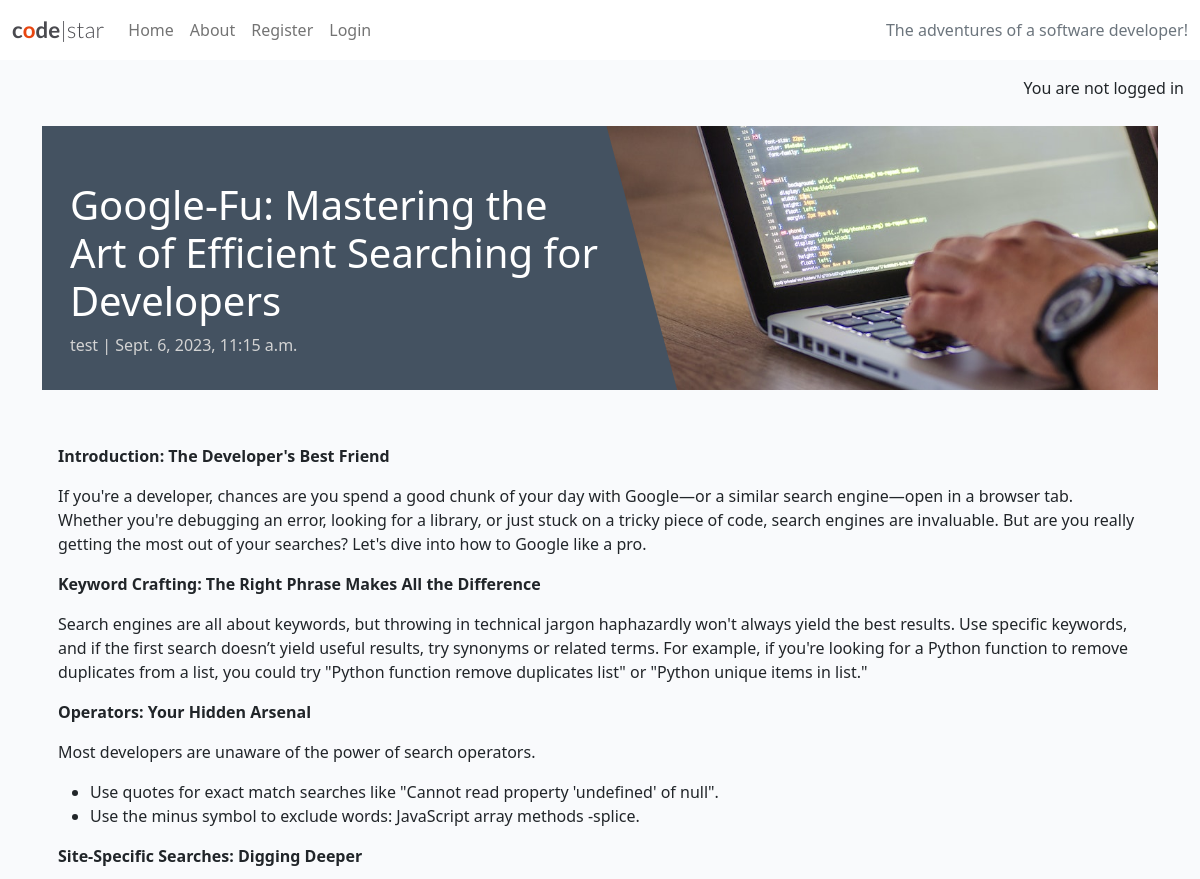
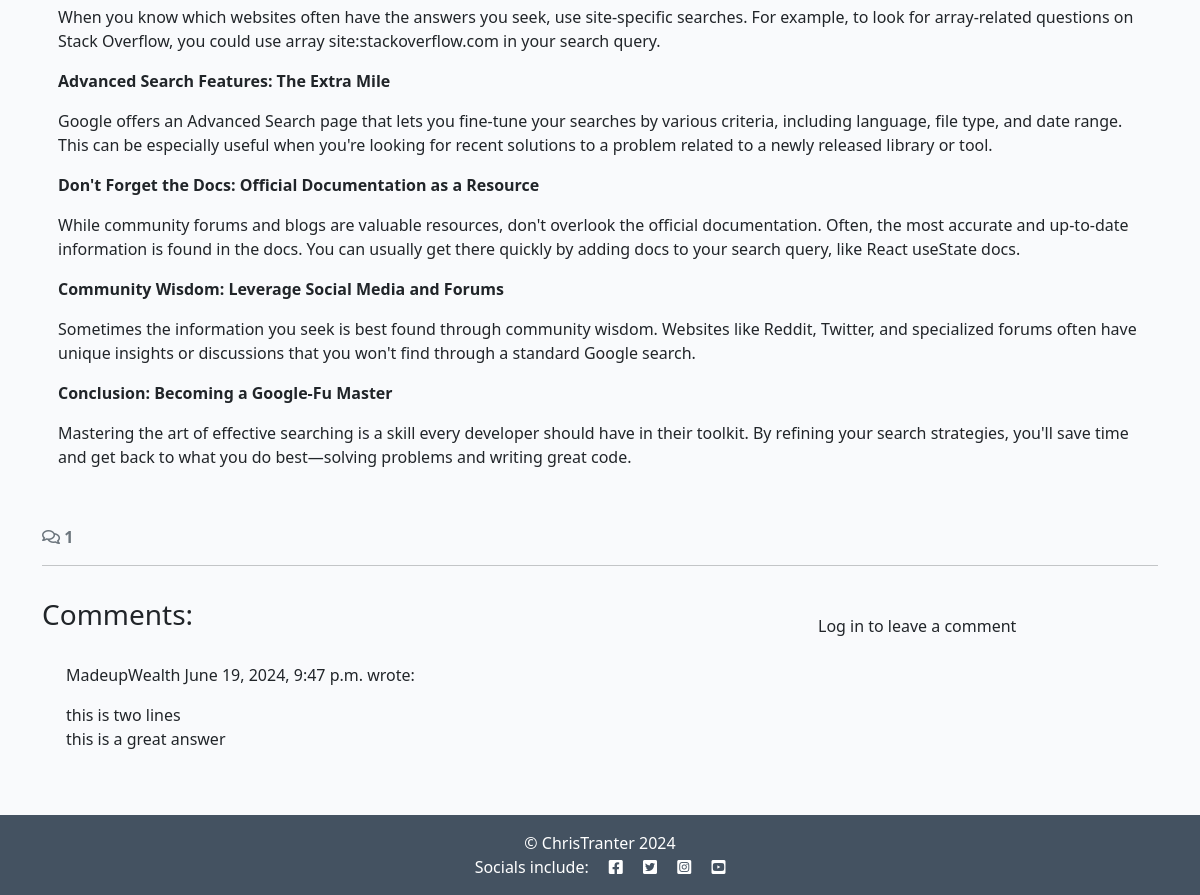
Screenshot of /google-fu-mastering-the-art-of-efficient-searching-for-developers/ with the database file from the repository (2 pictures, top to bottom).
### blog/models.py (models this page shows, shortened)
class Post(models.Model):
    title = models.CharField(max_length=200, unique=True)
    slug = models.SlugField(max_length=200, unique=True)
    author = models.ForeignKey(User, on_delete=models.CASCADE, related_name="blog_posts")
    content = models.TextField()
    created_on = models.DateTimeField(auto_now_add=True)
    status = models.IntegerField(choices=STATUS, default=0)
    excerpt = models.TextField(blank=True)
    updated_on = models.DateTimeField(auto_now=True)
    class Meta:
        ordering = ["-created_on"]

class Comment(models.Model):
    post = models.ForeignKey(Post, on_delete=models.CASCADE, related_name="comments")
    author = models.ForeignKey(User, on_delete=models.CASCADE, related_name="commenter")
    body = models.TextField()
    approved = models.BooleanField(default=False)
    created_on = models.DateTimeField(auto_now_add=True)
    class Meta:
        ordering = ["created_on"]

### blog/views.py (the view, shortened to what this page needs)
# urls.py: path('<slug:slug>/', views.post_detail, name='post_detail'),
def post_detail(request, slug):
    queryset = Post.objects.filter(status=1)
    post = get_object_or_404(queryset, slug=slug)
    comments = post.comments.all().order_by("-created_on")
    comment_count = post.comments.filter(approved=True).count()
    comment_form = CommentForm()
    return render(
        request,
        "blog/post_detail.html",
        {
            "post": post,
            "comments": comments,
            "comment_count": comment_count,
            "comment_form": comment_form,
        },
    )

### blog/templates/blog/post_detail.html (shortened to what this page needs)
{% extends 'base.html' %} {% block content %}
{% load static %}
{% load crispy_forms_tags %}
<div class="masthead">
    <div class="container">
        <div class="row g-0">
            <div class="col-md-6 masthead-text">
                <h1 class="post-title">{{ post.title }}</h1>
                <p class="post-subtitle">{{ post.author }} | {{ post.created_on }}</p>
            </div>
            <div class="d-none d-md-block col-md-6 masthead-image">
                <img src="{% static 'images/default.jpg' %}" class="scale" alt="placeholder">
            </div>
        </div>
    </div>
</div>
<div class="container">
    <div class="row">
        <div class="col card mb-4  mt-3 left  top">
            <div class="card-body">
                <p class="card-text">{{ post.content | safe }}</p>
            </div>
        </div>
    </div>
  <div class="row">
    <div class="col-12">
      <strong class="text-secondary">
        <i class="far fa-comments"></i> {{ comment_count }}
      </strong>
    </div>
    <div class="col-12">
      <hr>
    </div>
  </div>
  <div class="row">
    <div class="col-md-8 card mb-4  mt-3 ">
      <h3>Comments:</h3>
      <div class="card-body">
        {% for comment in comments %}
        <div class="p-2 comments
          ">
          <p class="font-weight-bold">
            {{ comment.author }}
            <span class="font-weight-normal">
              {{ comment.created_on }}
            </span> wrote:
          </p>
          <div id="comment{{ comment.id }}">
            {{ comment.body | linebreaks }}
          </div>
        </div>
        {% endfor %}
      </div>
    </div>
     <div class="col-md-4 card mb-4 mt-3">
      <div class="card-body">
        {% if user.is_authenticated %}
        <h3>Leave a comment:</h3>
        <p>Posting as: {{ user.username }}</p>
        <form id="commentForm" method="post"
          style="margin-top: 1.3em;">
          {{ comment_form | crispy }}
          {% csrf_token %}
          <button id="submitButton" type="submit"
            class="btn btn-signup btn-lg">Submit</button>
        </form>
        {% else %}
        <p>Log in to leave a comment</p>
        {% endif %}
      </div>
    </div>
  </div>
</div>
{% endblock content %}

### static/css/style.css (style rules this page uses)
body { background-color: #F9FAFC; }
.main-bg { background-color: #F9FAFC; }
.card { border: none; background-color: transparent; }
.scale { width: 100%; height: auto; }
.masthead { margin-top: 10px; overflow: hidden; position: relative; display: inline-block; height: 33vh; width: 100%; }
.masthead-text { background-color: #445261; color: white; position: relative; }
.masthead-image { position: relative; overflow: hidden; }
.masthead-image:after { content: ""; position: absolute; top: 0; right: 90%; height: 100%; width: 150%; background: #445261; -webkit-transform: skew(15deg); -moz-transform: skew(15deg); transform: skew(15deg); z-index: 100; }
.post-title { margin-top: 10%; margin-left: 5%; }
.post-subtitle { margin-left: 5%; color: lightgray; }

### rows the page displays
Post: title "Google-Fu: Mastering the Art of Efficient Searching for Developers", author "test", created_on "Sept. 6, 2023, 11:15 a.m.", content "Introduction: The Developer's Best Friend If you're a developer, chances are you spend a good chunk of your day with Google—or a similar search engine—open in a browser tab. Whether you're debugging an error, looking for a library, or just stuck on a tricky piece of code, search engines are invaluable. But are you really getting the most out of your searches? Let's dive into how to Google like a pro. Keyword Crafting: The Right Phrase Makes All the Difference Search engines are all about keywords, but throwing in technical jargon haphazardly won't always yield the best results. Use specific keywords, and if the first search doesn’t yield useful results, try synonyms or related terms. For…"
Comment: author "MadeupWealth", created_on "June 19, 2024, 9:47 p.m.", body "this is two lines this is a great answer"

### other values shown
{{ comment_count }} "1"
